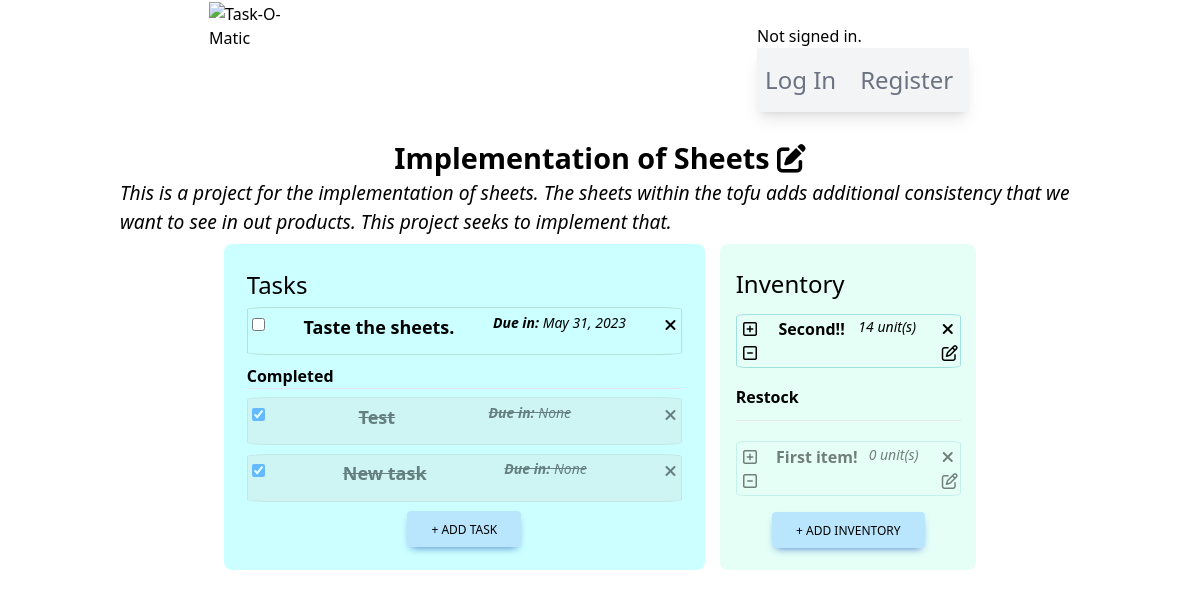
The app's page /project/3/, older data.
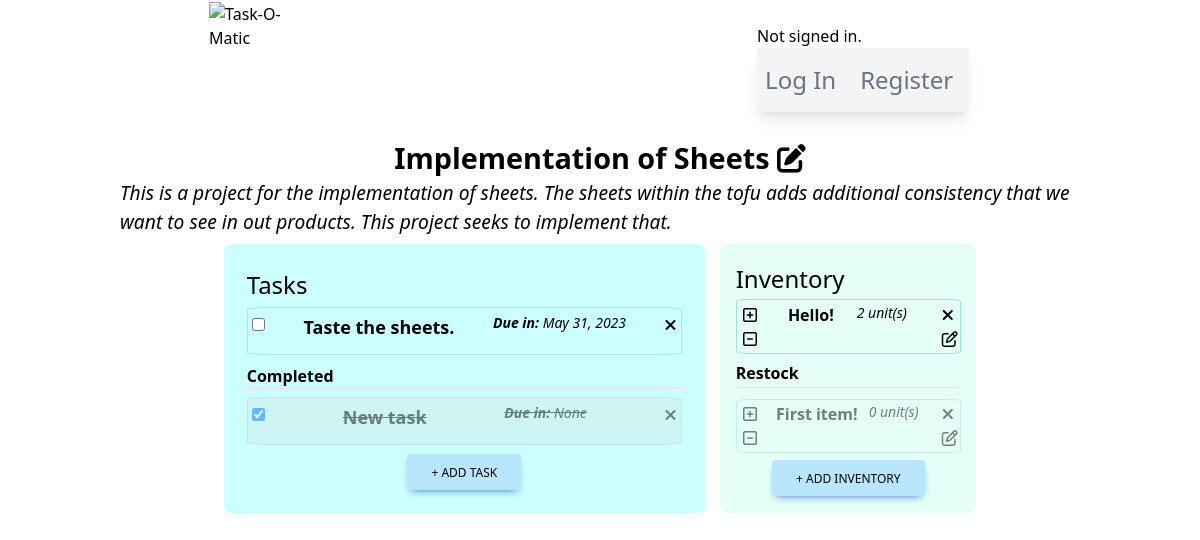
The same page, newer data.
### taskomatic/models.py (models this page shows, shortened)
class Project(models.Model):
    user = models.ForeignKey(User, on_delete=models.CASCADE)
    owner = models.CharField(max_length=80)
    projectName = models.CharField(max_length=160)
    projectDescription = models.CharField(max_length=350)
    hasDeadline = models.BooleanField(default=False)
    hasInventory = models.BooleanField(default=False)
    hasTasks = models.BooleanField(default=False)
    creationDate = models.DateField(null=True, blank=True)
    deadlineDate = models.DateField(null=True, blank=True)

class Tasks(models.Model):
    PRIORITY_LEVELS = [tuple([x,x]) for x in range(1,11)]
    projectId = models.ForeignKey(Project, on_delete=models.CASCADE)
    taskCreator = models.CharField(max_length=80)
    taskName = models.CharField(max_length=160)
    taskDescription = models.CharField(max_length=350)
    taskCompletion = models.BooleanField(default=False)
    taskDeadline = models.DateField(null=True, blank=True)
    taskImportance = models.PositiveIntegerField(default=PRIORITY_LEVELS[0], choices=PRIORITY_LEVELS, validators=[MinValueValidator(1), MaxValueValidator(10)])
    taskLimitAlert = models.DateField(null=True, blank=True)
    taskCreationDate = models.DateField(null=True, blank=True)

class Inventory(models.Model):
    UNITS_CATEGORIES = [
        ('UNIT', 'unit(s)'),
        ('%', 'percent'),
        ('KG', 'kilogram(s)'),
        ('CM', 'centimeter(s)')
    ]
    projectId = models.ForeignKey(Project, on_delete=models.CASCADE)
    itemName = models.CharField(max_length=160)
    itemDescription = models.CharField(max_length=350)
    itemQty = models.PositiveIntegerField(default=0, validators=[MinValueValidator(0)])
    itemUnit = models.CharField(max_length=20, choices=UNITS_CATEGORIES, default=UNITS_CATEGORIES[0][0])
    itemLimitAlert = models.IntegerField(null=True, blank=True)

### taskomatic/views.py (the view)
# urls.py: path("project/<str:pk>/", views.project_view, name="projectPage"),
def project_view(request, pk):
    project = Project.objects.filter(id=pk)
    tasks = Tasks.objects.filter(projectId = pk)
    inventory = Inventory.objects.filter(projectId = pk)
    taskForms = []
    for task in tasks:
        taskFormInstance = CompletionTaskForm(instance=task, task_id=task.id)
        taskForms.append(taskFormInstance)
    return render(request, "taskomatic/projectPage.html", {
        'project': project,
        'tasks': tasks,
        'inventory': inventory,
        'taskForm': TaskForm(),
        'taskForms': taskForms,
        'inventoryForm': InventoryForm()
    })

### taskomatic/forms.py
class TaskForm(ModelForm):
    class Meta:
        model = Tasks
        fields = "__all__"
        widgets = {
            "projectId": HiddenInput(),
            "taskCreator": HiddenInput(),
            "taskName": TextInput(attrs={
            'class': "max-w-lg rounded border px-3 py-[0.32rem] mb-1 ml-2",
            'id': 'addTaskModalFormTitle',
            'placeholder': "Project Title"
            }),
            "taskDescription": Textarea(attrs={
            'class': 'rounded border px-3 py-[0.32rem] m-2',
            'id': 'addTaskModalFormDescription',
            'rows': "6",
            'placeholder': "Task details"
            }),
            'taskDeadline': DateInput(attrs=dict(type='date')),
            'taskLimitAlert': DateInput(attrs=dict(type='date')),
        }

class InventoryForm(ModelForm):
    class Meta:
        model = Inventory
        fields = "__all__"
        widgets = {
            "projectId": HiddenInput(),
            "itemName": TextInput(attrs={
            'class': "max-w-lg rounded border px-3 py-[0.32rem] mb-1 ml-2",
            'id': 'addInventoryModalFormTitle',
            'placeholder': "Item Name"
            }),
            "itemDescription": Textarea(attrs={
            'class': 'rounded border px-3 py-[0.32rem] m-2',
            'id': 'addInventoryModalFormDescription',
            'rows': "6",
            'placeholder': "Item Notes"
            }),
            'itemQty': NumberInput(attrs={
                'class': "border",
                'placeholder': "Amount"
            }),
            'itemLimitAlert': NumberInput(attrs={
                'class': "border mt-3",
                'placeholder': "Restock Limit"
            })
        }

### taskomatic/templates/taskomatic/projectPage.html (shortened to what this page needs)
{% extends "./layout.html" %}
{% load static %}
{% block body %}
<div id="projectPageMainContainer">
    {% for item in project %}
    <h2>
        {{ item.projectName }}
        <form style="display: inline-block;" method="POST" action="{% url 'editProject' %}" name="editForm">
            <i id="editIcon" class="fa-solid fa-pen-to-square cursor-pointer"></i>
        </form>
    </h2>
    <p class="descriptiveParagraph">{{ item.projectDescription }}</p>
    <div id="tasksAndInventorySection">
        <span id="tasksContainer">
            <h3 class="mb-1">Tasks</h3>
            {% if item.hasTasks %}
                {% if tasks %}
                    {% for task in tasks %}
                    {% if task.taskCompletion == False %}
            <div class="taskInstancesContainer" id="taskInstancesContainer{{ task.id }}">
                <form method="POST" action="{% url 'handleTasks' 'complete' %}" name="completeTaskForm{{ task.id }}" id="{{ task.id }}">
                        {% for form in taskForms %}
                            {% if form.instance.id == task.id %}
                                {{ form.taskCompletion }}
                            {% endif %}
                        {% endfor %}
                </form>
                <span class="inline-block font-bold text-lg">{{ task.taskName }}</span>
                <span class="inline-block font-medium italic text-sm"><b>Due in:</b> {{ task.taskDeadline }}</span>
                <span class="taskDeleteBtns">
                    <i class="fa-solid fa-xmark cursor-pointer hover:text-sky-600" data-pk="{{ task.id }}" title="Remove">{% csrf_token %}</i>
                </span>
            </div>
                    {% endif %}
                    {% endfor %}
                    <p class="font-bold">Completed</p>
                    <hr class="mb-2">
                    {% for task in tasks %}
                    {% if task.taskCompletion == True %}
            <div class="taskInstancesContainer" id="taskInstancesContainer{{ task.id }}">
                <form method="POST" action="{% url 'handleTasks' 'complete' %}" name="completeTaskForm{{ task.id }}" id="{{ task.id }}">
                        {% for form in taskForms %}
                            {% if form.instance.id == task.id %}
                                {{ form.taskCompletion }}
                            {% endif %}
                        {% endfor %}
                </form>
                <span class="inline-block font-bold text-lg">{{ task.taskName }}</span>
                <span class="inline-block font-medium italic text-sm"><b>Due in:</b> {{ task.taskDeadline }}</span>
                <span style="text-decoration: none;" class="taskDeleteBtns">
                    <i class="fa-solid fa-xmark cursor-pointer hover:text-sky-600" data-pk="{{ task.id }}" title="Remove">{% csrf_token %}</i>
                </span>
            </div>
                    {% endif %}
                    {% endfor %}
            <button type="button" class="addTaskButton inline-block rounded bg-sky-200 px-6 pb-2 pt-2.5 text-xs font-medium uppercase leading-normal
            text-black shadow-[0_4px_9px_-4px_#3b71ca] transition duration-150 ease-in-out hover:bg-sky-300 max-w-s self-center">
                + Add Task
            </button>
                {% endif %}
            {% else %}
            <p>Tasks are <b>disabled</b> of this project.</p>
            <p>Request project owner to enable this functionality.</p>
            {% endif %}
        </span>
        <span id="inventoryContainer">
            <h3>Inventory</h3>
            {% if item.hasInventory %}
                {% if inventory %}
                    {% for inventoryItem in inventory %}
                        {% if inventoryItem.itemQty > 0 and inventoryItem.itemLimitAlert == None or inventoryItem.itemQty > inventoryItem.itemLimitAlert and inventoryItem.itemLimitAlert != None %}
            <div class="inventoryInstancesContainer relative" id="inventoryInstanceContainer{{ inventoryItem.id }}">
                <span class="ml-1 pr-2 inline-block">
                    <a href="#" class="increment-btn"><p><i class="fa-regular fa-square-plus" data-pk="{{ inventoryItem.id }}">{% csrf_token %}</i></p></a>
                    <a href="#" class="decrement-btn"><p><i class="fa-regular fa-square-minus" data-pk="{{ inventoryItem.id }}">{% csrf_token %}</i></p></a>
                </span>
                <span class="inline-block font-bold">{{ inventoryItem.itemName }}</span>
                <span class="inline-block font-medium italic text-sm mr-3">
                    <span class="inline-block" id="qty{{inventoryItem.id}}">{{inventoryItem.itemQty}}</span>
                    {{inventoryItem.get_itemUnit_display}}
                </span>
                <span class="flex flex-col">
                    <span class="inventoryDeleteBtns">
                        <i class="fa-solid fa-xmark cursor-pointer hover:text-sky-600" data-pk="{{ inventoryItem.id }}" title="Remove">{% csrf_token %}</i>
                    </span>
                    <span class="inventoryEditBtns">
                        <i class="fa-regular fa-pen-to-square hover:text-sky-600 cursor-pointer" data-pk="{{ inventoryItem.id }}" title="Edit">{% csrf_token %}</i>
                    </span>
                </span>
            </div>
                        {% endif %}
                    {% endfor %}
            <p class="font-bold">Restock</p>
            <hr class="mb-2">
                    {% for inventoryItem in inventory %}
                        {% if inventoryItem.itemQty == 0 or inventoryItem.itemQty <= inventoryItem.itemLimitAlert %}
            <div class="inventoryInstancesContainer relative opacity-50" id="inventoryInstanceRestockContainer{{ inventoryItem.id }}">
                <span class="ml-1 pr-2 inline-block">
                    <a href="#" class="increment-btn"><p><i class="fa-regular fa-square-plus" data-pk="{{ inventoryItem.id }}">{% csrf_token %}</i></p></a>
                    <a href="#" class="decrement-btn"><p><i class="fa-regular fa-square-minus" data-pk="{{ inventoryItem.id }}">{% csrf_token %}</i></p></a>
                </span>
                <span class="inline-block font-bold">{{ inventoryItem.itemName }}</span>
                <span class="inline-block font-medium italic text-sm mr-3">
                    <span class="inline-block" id="qty{{inventoryItem.id}}">{{inventoryItem.itemQty}}</span>
                    {{inventoryItem.get_itemUnit_display}}
                </span>
                <span class="flex flex-col">
                    <span class="inventoryDeleteBtns">
                        <i class="fa-solid fa-xmark cursor-pointer hover:text-sky-600" data-pk="{{ inventoryItem.id }}" title="Remove">{% csrf_token %}</i>
                    </span>
                    <span class="inventoryEditBtns">
                        <i class="fa-regular fa-pen-to-square hover:text-sky-600 cursor-pointer" data-pk="{{ inventoryItem.id }}" title="Edit">{% csrf_token %}</i>
                    </span>
                </span>
            </div>
                        {% endif %}
                    {% endfor %}
            <button type="button" class="addInventoryButton inline-block rounded bg-sky-200 px-6 pb-2 pt-2.5 text-xs font-medium uppercase leading-normal
            text-black shadow-[0_4px_9px_-4px_#3b71ca] transition duration-150 ease-in-out hover:bg-sky-300 max-w-s self-center">
                + Add Inventory
            </button>
                {% endif %}
            {% else %}
            <p>Inventory is <b>disabled</b> of this project.</p>
            <p>Request project owner to enable this functionality.</p>
            {% endif %}
        </span>
    </div>
    {% endfor %}
</div>
{% endblock %}

### taskomatic/templates/taskomatic/layout.html (shortened to what this page needs)
{% load static %}
<!DOCTYPE html>
<html lang="en">
<head>
    <link href="{% static 'taskomatic/styles.css' %}" rel="stylesheet">
    <link rel="stylesheet" href="https://cdnjs.cloudflare.com/ajax/libs/font-awesome/6.4.0/css/all.min.css"
/>
    <script src="https://cdn.tailwindcss.com"></script>
</head>
<body id="appBody">
    <header>
        <a href="{% url 'index' %}"><img id="taskLogo" src="https://escrituras-eremitas.com/wp-content/uploads/2023/04/task-O-maticLogo.png" alt="Task-O-Matic"></a>
        <div class="navSection">
            <div>
                {% if user.is_authenticated %}
                    Signed in as <strong>{{ user.username }}</strong>.
                {% else %}
                    Not signed in.
                {% endif %}
            </div>
                <ul class="relative max-w-2xl flex flex-wrap items-center justify-between py-4 bg-gray-100 text-gray-500
                hover:text-gray-700 focus:text-gray-700 shadow-lg navbar navbar-expand-lg navbar-light">
                    {% if user.is_authenticated %}
                        <li class="nav-item pr-2">
                            <a class="nav-link text-2xl text-gray-500 hover:text-gray-700
                            focus:text-gray-700 p-2" href="{% url 'logout' %}">Log Out</a>
                        </li>
                        <li class="nav-item pr-2">
                            <a class="nav-link text-2xl text-gray-500 hover:text-gray-700
                            focus:text-gray-700 p-2" href="{% url 'newProject' %}">New Project</a>
                        </li>
                    {% else %}
                        <li class="nav-item pr-2">
                            <a class="nav-link text-2xl text-gray-500 hover:text-gray-700
                            focus:text-gray-700 p-2" href="{% url 'login' %}">Log In</a>
                        </li>
                        <li class="nav-item pr-2">
                            <a class="nav-link text-2xl text-gray-500 hover:text-gray-700
                            focus:text-gray-700 p-2" href="{% url 'register' %}">Register</a>
                        </li>
                    {% endif %}
                </ul>
            </div>
    </header>
    {% block body %}
    {% endblock %}
</body>
</html>

### taskomatic/static/taskomatic/styles.css (style rules this page uses)
html { font-size: 16px; }
* { margin: 0; padding: 0; box-sizing: border-box; }
h2 { font-size: 1.8rem !important; font-weight: 600 !important; }
h3 { font-size: 1.5rem !important; font-weight: 500 !important; }
header { display: flex; justify-content: space-around; }
#taskLogo { max-width: 30rem; margin: 2%; }
.navSection { max-width: 20rem; margin: 2%; }
#projectPageMainContainer { display: flex; flex-direction: column; align-items: center; width: 80%; margin: 0 auto; }
.descriptiveParagraph { font-size: 1.2rem; font-style: italic; }
#tasksAndInventorySection { display: flex; justify-content: space-between; width: 80%; }
#tasksContainer { display: flex; flex-direction: column; justify-content: space-around; background-color: rgba(0, 255, 255, 0.2); border-radius: 0.5rem; min-height: 12rem; min-width: 14rem; width: 90%; margin: 1%; padding: 3%; }
#inventoryContainer { display: flex; flex-direction: column; justify-content: space-around; background-color: rgba(127, 255, 212, 0.2); border-radius: 0.5rem; min-height: 12rem; min-width: 16rem; margin: 1%; padding: 2%; }
.taskInstancesContainer { display: flex; justify-content: space-between; min-height: 3rem; border: 1px solid rgba(127, 155, 112, 0.3); border-radius: 5%; padding: 1%; margin-bottom: 2%; }
.taskCompleted { text-decoration: line-through; opacity: 0.5; background-color: rgba(211, 211, 211, 0.5); }
.inventoryInstancesContainer { display: flex; justify-content: space-between; min-height: 3rem; border: 1px solid rgba(0, 155, 155, 0.3); border-radius: 5%; padding: 1%; margin-bottom: 2%; }

Row changes from the older to the newer data that the page shows:
removed Tasks: taskCompletion "☑", taskName "Test", taskDeadline "None"
removed Inventory: itemName "Second!!", itemQty "14", itemUnit "unit(s)"
added Inventory: itemName "Hello!", itemQty "2", itemUnit "unit(s)"
